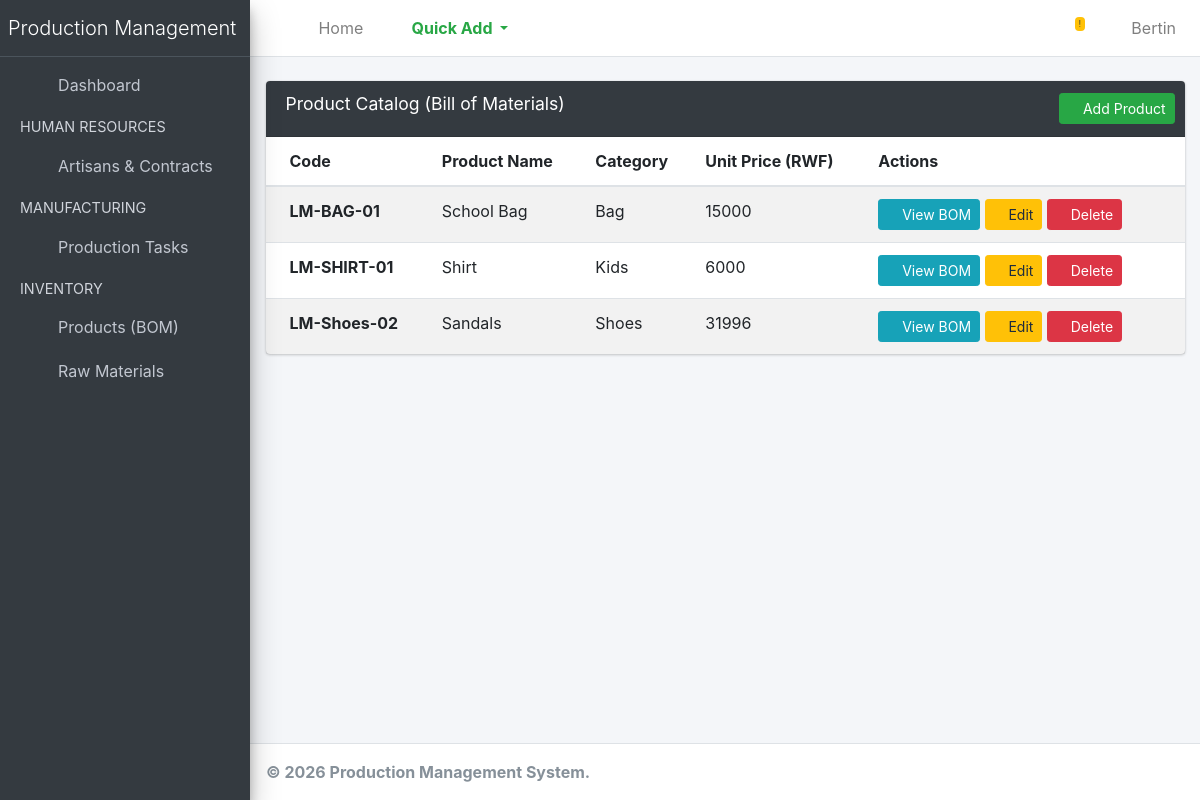
Page /inventory/products/ (signed in) on the earlier database version.
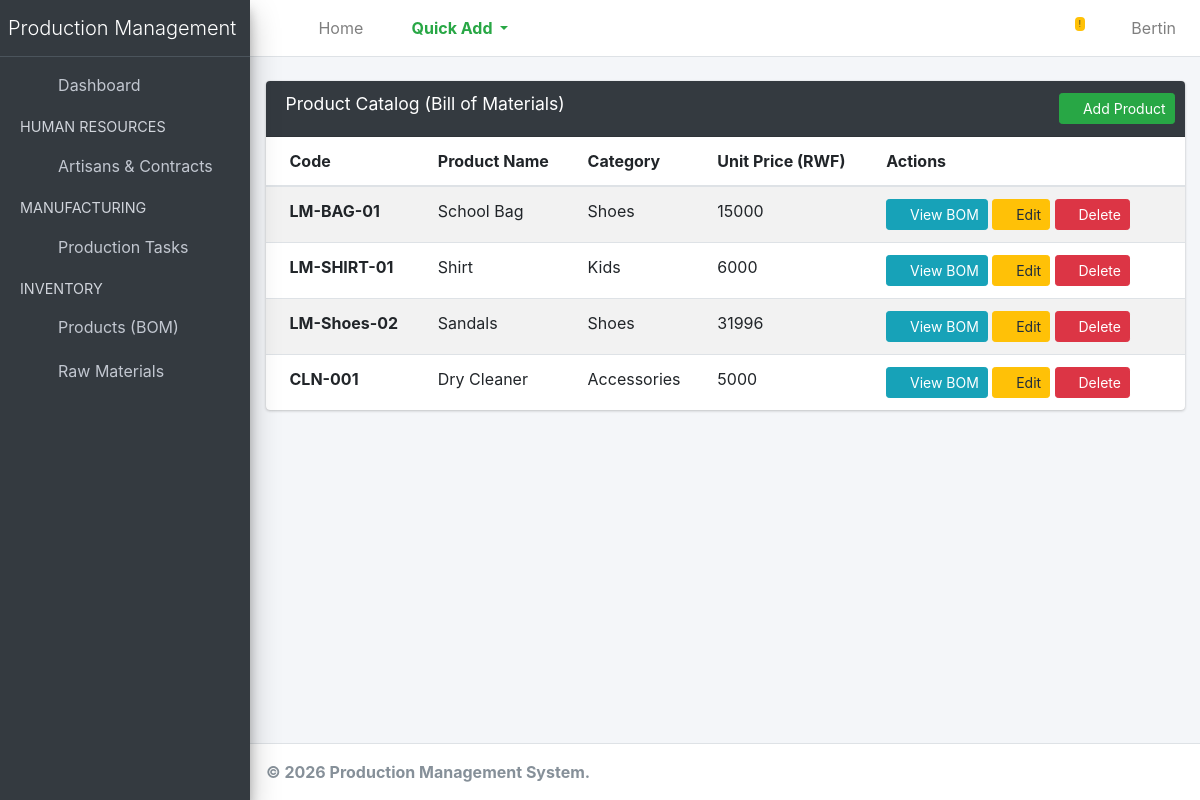
Same page on the later database version.
### inventory/models.py (models this page shows, shortened)
class Product(models.Model):
    code = models.CharField(max_length=20, unique=True, help_text="e.g., LM-BAG-01")
    name = models.CharField(max_length=100, help_text="e.g., Handcrafted Leather Tote")
    category = models.CharField(max_length=50)
    unit_price = models.DecimalField(max_digits=10, decimal_places=0, help_text="Selling price in RWF")
    materials = models.ManyToManyField(RawMaterial, through='BillOfMaterial', related_name='products')

### inventory/views.py (the view)
# urls.py: path('products/', views.product_list, name='product_list'),
@login_required
def product_list(request):
    products = Product.objects.all()
    return render(request, 'inventory/product_list.html', {'products': products})

### inventory/templates/inventory/product_list.html
{% extends 'base.html' %}
{% block content %}
<div class="card">
    <div class="card-header bg-dark text-white">
        <h3 class="card-title">Product Catalog (Bill of Materials)</h3>
        <div class="card-tools">
            {% if request.user.is_staff %}
                <a href="{% url 'inventory:product_create' %}" class="btn btn-success btn-sm"><i class="fas fa-plus"></i> Add Product</a>
            {% endif %}
        </div>
    </div>
    <div class="card-body p-0 table-responsive">
        <table class="table table-striped">
            <thead>
                <tr>
                    <th>Code</th>
                    <th>Product Name</th>
                    <th>Category</th>
                    <th>Unit Price (RWF)</th>
                    <th>Actions</th>
                </tr>
            </thead>
            <tbody>
                {% for product in products %}
                <tr>
                    <td><strong>{{ product.code }}</strong></td>
                    <td>{{ product.name }}</td>
                    <td>{{ product.category }}</td>
                    <td>{{ product.unit_price }}</td>
                    <td>
                        <a href="{% url 'inventory:product_detail' product.pk %}" class="btn btn-info btn-sm"><i class="fas fa-eye"></i> View BOM</a>
                        {% if request.user.is_staff %}
                            <a href="{% url 'inventory:product_update' product.pk %}" class="btn btn-warning btn-sm"><i class="fas fa-edit"></i> Edit</a>
                            <a href="{% url 'inventory:product_delete' product.pk %}" class="btn btn-danger btn-sm"><i class="fas fa-trash"></i> Delete</a>
                        {% endif %}
                    </td>
                </tr>
                {% empty %}
                <tr>
                    <td colspan="5" class="text-center">No products found.</td>
                </tr>
                {% endfor %}
            </tbody>
        </table>
    </div>
</div>
{% endblock %}

### templates/base.html (shortened to what the changed rows need)
{% load static %}
<!DOCTYPE html>
<html lang="en">
<head>
    <link rel="stylesheet" href="{% static 'plugins/fontawesome-free/css/all.min.css' %}">
    <link rel="stylesheet" href="{% static 'dist/css/adminlte.min.css' %}">
</head>
<body class="hold-transition sidebar-mini">
<div class="wrapper">
    <aside class="main-sidebar sidebar-dark-primary elevation-4">
        <a href="{% url 'dashboard' %}" class="brand-link">
            <span class="brand-text font-weight-light">Production Management</span>
        </a>
    </aside>
    <div class="content-wrapper">
        <section class="content pt-4">
            <div class="container-fluid">
                {% block content %}
                {% endblock %}
            </div>
        </section>
    </div>
</div>
</body>
</html>

Differences in the rows shown:
changed Product "LM-BAG-01": category "Bag" → "Shoes"
added Product: code "CLN-001", name "Dry Cleaner", category "Accessories", unit_price "5000"
